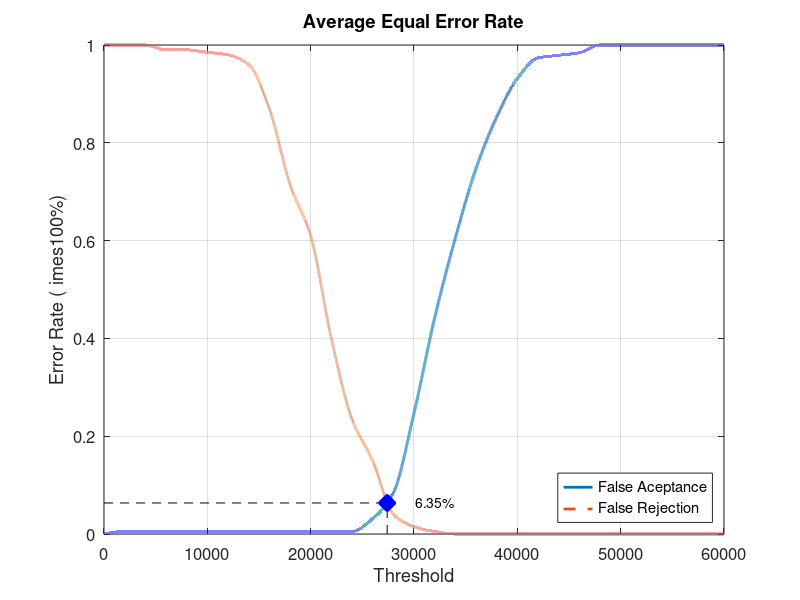
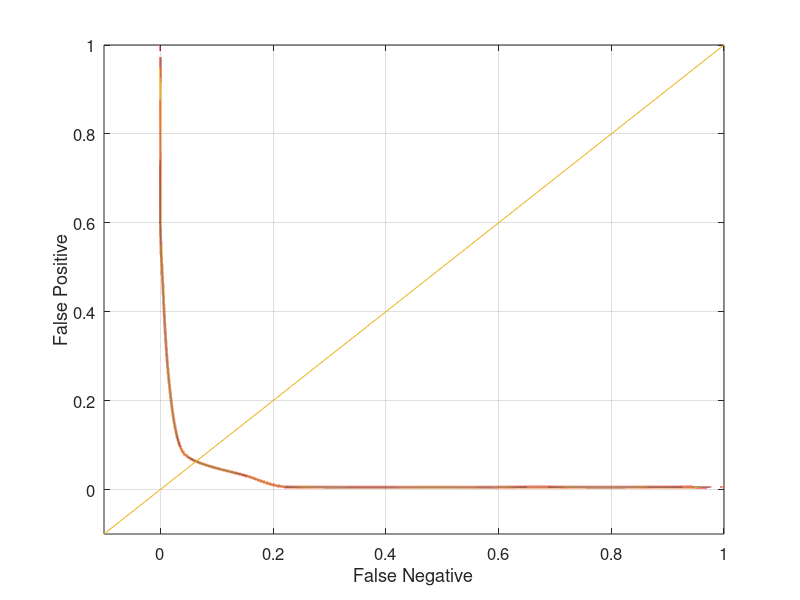

Write MATLAB code to recreate these figures, in order.
close all;
clear;
clc;
x = 0:2000:60000;
xq = 0:0.5:60000;

y0 = [0 0.00526316 0.00526316 0.00526316 0.00526316 0.00526316 0.00526316 0.00526316 0.00526316 0.00526316 0.00526316 0.00526316 0.00526316 0.0315789 0.0842105 0.247368 0.442105 0.605263 0.747368 0.852632 0.931579 0.973684 0.978947 0.984211 1 1 1 1 1 1 1]
yy0 = interp1(x, y0, xq, 'pchip');
y1 = [1 1 1 0.99 0.99 0.985 0.98 0.96 0.87 0.715 0.61 0.4 0.235 0.15 0.04 0.015 0.005 0 0 0 0 0 0 0 0 0 0 0 0 0 0]
yy1 = interp1(x, y1, xq, 'pchip');

% Calculating EER: 
y2 = abs(y0 - y1);
find(y2 == min(y2))
yy2 = abs(yy0 - yy1);
xEER = find(yy2 == min(yy2));
xEERIndex = xq(xEER) % X-axis EER
yEER = yy0(xEER) % Y-axis EER

main = figure
plot(xq, yy0,'-','LineWidth', 2);	hold on
plot(xq, yy1,'--','LineWidth', 2);	hold on
plot([xEERIndex xEERIndex], [0 yEER], 'k--');	hold on
plot([0 xEERIndex], [yEER yEER], 'k--');	hold on
plot(xEERIndex, yEER, 'bx', 'LineWidth', 10);	hold on
text(xEERIndex + 10 * xEERIndex / 100, yEER, [num2str(round((10000 * yEER)) / 100) '%'])
legend('False Aceptance', 'False Rejection', 'Location', 'SouthEast')
xlabel('Threshold')
ylabel('Error Rate (	imes100%)')
title('Average Equal Error Rate')
set(gca, 'FontSize', 12)
axis([0 60000 0 1])
grid on

print(main, 'Database4_1Main', '-dpng');
FNRxFPR = figure('Color', [1 1 1]);
plot(yy1, yy0, '-', yy1, yy0, 'LineWidth', 2);
hold on
y = -0.1:0.1:1
plot(y, y); 
set(gca, 'FontSize', 12)
xlabel('False Negative')
ylabel('False Positive')
axis([-0.1 1 -0.1 1])
set(gca, 'FontSize', 12)
grid on

print(FNRxFPR, 'Database4_1FNRxFPR','-dpng');
